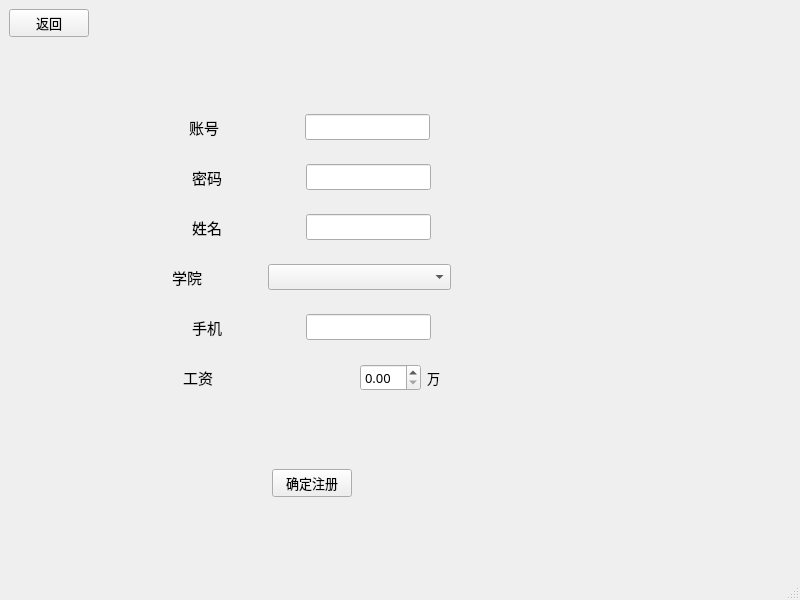
<?xml version="1.0" encoding="UTF-8"?>
<ui version="4.0">
 <class>Teacher_sign</class>
 <widget class="QMainWindow" name="Teacher_sign">
  <property name="geometry">
   <rect>
    <x>0</x>
    <y>0</y>
    <width>800</width>
    <height>600</height>
   </rect>
  </property>
  <property name="font">
   <font>
    <family>楷体</family>
    <pointsize>10</pointsize>
   </font>
  </property>
  <property name="windowTitle">
   <string>老师注册</string>
  </property>
  <widget class="QWidget" name="centralwidget">
   <layout class="QGridLayout" name="gridLayout">
    <item row="0" column="0">
     <widget class="QPushButton" name="pushButton">
      <property name="text">
       <string>返回</string>
      </property>
     </widget>
    </item>
    <item row="1" column="1">
     <widget class="QWidget" name="widget_4" native="true">
      <layout class="QVBoxLayout" name="verticalLayout">
       <item>
        <spacer name="verticalSpacer_3">
         <property name="orientation">
          <enum>Qt::Vertical</enum>
         </property>
         <property name="sizeHint" stdset="0">
          <size>
           <width>20</width>
           <height>40</height>
          </size>
         </property>
        </spacer>
       </item>
       <item>
        <widget class="QWidget" name="widget_2" native="true">
         <layout class="QHBoxLayout" name="horizontalLayout">
          <item>
           <spacer name="horizontalSpacer_4">
            <property name="orientation">
             <enum>Qt::Horizontal</enum>
            </property>
            <property name="sizeHint" stdset="0">
             <size>
              <width>76</width>
              <height>20</height>
             </size>
            </property>
           </spacer>
          </item>
          <item>
           <widget class="QLabel" name="label">
            <property name="font">
             <font>
              <family>楷体</family>
              <pointsize>11</pointsize>
             </font>
            </property>
            <property name="text">
             <string>账号</string>
            </property>
           </widget>
          </item>
          <item>
           <spacer name="horizontalSpacer_11">
            <property name="orientation">
             <enum>Qt::Horizontal</enum>
            </property>
            <property name="sizeHint" stdset="0">
             <size>
              <width>40</width>
              <height>20</height>
             </size>
            </property>
           </spacer>
          </item>
          <item>
           <spacer name="horizontalSpacer_3">
            <property name="orientation">
             <enum>Qt::Horizontal</enum>
            </property>
            <property name="sizeHint" stdset="0">
             <size>
              <width>40</width>
              <height>20</height>
             </size>
            </property>
           </spacer>
          </item>
          <item>
           <widget class="QLineEdit" name="account0"/>
          </item>
          <item>
           <spacer name="horizontalSpacer_12">
            <property name="orientation">
             <enum>Qt::Horizontal</enum>
            </property>
            <property name="sizeHint" stdset="0">
             <size>
              <width>40</width>
              <height>20</height>
             </size>
            </property>
           </spacer>
          </item>
          <item>
           <spacer name="horizontalSpacer_24">
            <property name="orientation">
             <enum>Qt::Horizontal</enum>
            </property>
            <property name="sizeHint" stdset="0">
             <size>
              <width>40</width>
              <height>20</height>
             </size>
            </property>
           </spacer>
          </item>
         </layout>
        </widget>
       </item>
       <item>
        <widget class="QWidget" name="widget_3" native="true">
         <layout class="QHBoxLayout" name="horizontalLayout_2">
          <item>
           <spacer name="horizontalSpacer_5">
            <property name="orientation">
             <enum>Qt::Horizontal</enum>
            </property>
            <property name="sizeHint" stdset="0">
             <size>
              <width>46</width>
              <height>20</height>
             </size>
            </property>
           </spacer>
          </item>
          <item>
           <widget class="QLabel" name="label_9">
            <property name="font">
             <font>
              <family>楷体</family>
              <pointsize>11</pointsize>
             </font>
            </property>
            <property name="text">
             <string>密码</string>
            </property>
           </widget>
          </item>
          <item>
           <spacer name="horizontalSpacer_6">
            <property name="orientation">
             <enum>Qt::Horizontal</enum>
            </property>
            <property name="sizeHint" stdset="0">
             <size>
              <width>40</width>
              <height>20</height>
             </size>
            </property>
           </spacer>
          </item>
          <item>
           <widget class="QLineEdit" name="password0"/>
          </item>
          <item>
           <spacer name="horizontalSpacer_28">
            <property name="orientation">
             <enum>Qt::Horizontal</enum>
            </property>
            <property name="sizeHint" stdset="0">
             <size>
              <width>40</width>
              <height>20</height>
             </size>
            </property>
           </spacer>
          </item>
         </layout>
        </widget>
       </item>
       <item>
        <widget class="QWidget" name="widget_5" native="true">
         <layout class="QHBoxLayout" name="horizontalLayout_4">
          <item>
           <spacer name="horizontalSpacer_7">
            <property name="orientation">
             <enum>Qt::Horizontal</enum>
            </property>
            <property name="sizeHint" stdset="0">
             <size>
              <width>46</width>
              <height>20</height>
             </size>
            </property>
           </spacer>
          </item>
          <item>
           <widget class="QLabel" name="label_2">
            <property name="font">
             <font>
              <family>楷体</family>
              <pointsize>11</pointsize>
             </font>
            </property>
            <property name="text">
             <string>姓名</string>
            </property>
           </widget>
          </item>
          <item>
           <spacer name="horizontalSpacer_8">
            <property name="orientation">
             <enum>Qt::Horizontal</enum>
            </property>
            <property name="sizeHint" stdset="0">
             <size>
              <width>40</width>
              <height>20</height>
             </size>
            </property>
           </spacer>
          </item>
          <item>
           <widget class="QLineEdit" name="name0"/>
          </item>
          <item>
           <spacer name="horizontalSpacer_29">
            <property name="orientation">
             <enum>Qt::Horizontal</enum>
            </property>
            <property name="sizeHint" stdset="0">
             <size>
              <width>40</width>
              <height>20</height>
             </size>
            </property>
           </spacer>
          </item>
         </layout>
        </widget>
       </item>
       <item>
        <widget class="QWidget" name="widget_7" native="true">
         <layout class="QHBoxLayout" name="horizontalLayout_6">
          <item>
           <spacer name="horizontalSpacer_17">
            <property name="orientation">
             <enum>Qt::Horizontal</enum>
            </property>
            <property name="sizeHint" stdset="0">
             <size>
              <width>46</width>
              <height>20</height>
             </size>
            </property>
           </spacer>
          </item>
          <item>
           <widget class="QLabel" name="label_6">
            <property name="font">
             <font>
              <family>楷体</family>
              <pointsize>11</pointsize>
             </font>
            </property>
            <property name="text">
             <string>学院</string>
            </property>
           </widget>
          </item>
          <item>
           <spacer name="horizontalSpacer_18">
            <property name="orientation">
             <enum>Qt::Horizontal</enum>
            </property>
            <property name="sizeHint" stdset="0">
             <size>
              <width>40</width>
              <height>20</height>
             </size>
            </property>
           </spacer>
          </item>
          <item>
           <widget class="QComboBox" name="comboBoxInstitute">
            <property name="minimumSize">
             <size>
              <width>183</width>
              <height>23</height>
             </size>
            </property>
           </widget>
          </item>
          <item>
           <spacer name="horizontalSpacer_32">
            <property name="orientation">
             <enum>Qt::Horizontal</enum>
            </property>
            <property name="sizeHint" stdset="0">
             <size>
              <width>40</width>
              <height>20</height>
             </size>
            </property>
           </spacer>
          </item>
         </layout>
        </widget>
       </item>
       <item>
        <widget class="QWidget" name="widget_8" native="true">
         <layout class="QHBoxLayout" name="horizontalLayout_7">
          <item>
           <spacer name="horizontalSpacer_19">
            <property name="orientation">
             <enum>Qt::Horizontal</enum>
            </property>
            <property name="sizeHint" stdset="0">
             <size>
              <width>46</width>
              <height>20</height>
             </size>
            </property>
           </spacer>
          </item>
          <item>
           <widget class="QLabel" name="label_7">
            <property name="font">
             <font>
              <family>楷体</family>
              <pointsize>11</pointsize>
             </font>
            </property>
            <property name="text">
             <string>手机</string>
            </property>
           </widget>
          </item>
          <item>
           <spacer name="horizontalSpacer_20">
            <property name="orientation">
             <enum>Qt::Horizontal</enum>
            </property>
            <property name="sizeHint" stdset="0">
             <size>
              <width>40</width>
              <height>20</height>
             </size>
            </property>
           </spacer>
          </item>
          <item>
           <widget class="QLineEdit" name="phone0"/>
          </item>
          <item>
           <spacer name="horizontalSpacer_31">
            <property name="orientation">
             <enum>Qt::Horizontal</enum>
            </property>
            <property name="sizeHint" stdset="0">
             <size>
              <width>40</width>
              <height>20</height>
             </size>
            </property>
           </spacer>
          </item>
         </layout>
        </widget>
       </item>
       <item>
        <widget class="QWidget" name="widget_10" native="true">
         <layout class="QHBoxLayout" name="horizontalLayout_9">
          <item>
           <spacer name="horizontalSpacer_23">
            <property name="orientation">
             <enum>Qt::Horizontal</enum>
            </property>
            <property name="sizeHint" stdset="0">
             <size>
              <width>46</width>
              <height>20</height>
             </size>
            </property>
           </spacer>
          </item>
          <item>
           <widget class="QLabel" name="label_8">
            <property name="font">
             <font>
              <family>楷体</family>
              <pointsize>11</pointsize>
             </font>
            </property>
            <property name="text">
             <string>工资</string>
            </property>
           </widget>
          </item>
          <item>
           <spacer name="horizontalSpacer">
            <property name="orientation">
             <enum>Qt::Horizontal</enum>
            </property>
            <property name="sizeHint" stdset="0">
             <size>
              <width>40</width>
              <height>20</height>
             </size>
            </property>
           </spacer>
          </item>
          <item>
           <spacer name="horizontalSpacer_25">
            <property name="orientation">
             <enum>Qt::Horizontal</enum>
            </property>
            <property name="sizeHint" stdset="0">
             <size>
              <width>40</width>
              <height>20</height>
             </size>
            </property>
           </spacer>
          </item>
          <item>
           <widget class="QDoubleSpinBox" name="salary0"/>
          </item>
          <item>
           <widget class="QLabel" name="label_3">
            <property name="text">
             <string>万</string>
            </property>
           </widget>
          </item>
          <item>
           <spacer name="horizontalSpacer_33">
            <property name="orientation">
             <enum>Qt::Horizontal</enum>
            </property>
            <property name="sizeHint" stdset="0">
             <size>
              <width>40</width>
              <height>20</height>
             </size>
            </property>
           </spacer>
          </item>
         </layout>
        </widget>
       </item>
       <item>
        <spacer name="verticalSpacer">
         <property name="orientation">
          <enum>Qt::Vertical</enum>
         </property>
         <property name="sizeHint" stdset="0">
          <size>
           <width>20</width>
           <height>40</height>
          </size>
         </property>
        </spacer>
       </item>
       <item>
        <widget class="QWidget" name="widget_9" native="true">
         <layout class="QHBoxLayout" name="horizontalLayout_8">
          <item>
           <spacer name="horizontalSpacer_21">
            <property name="orientation">
             <enum>Qt::Horizontal</enum>
            </property>
            <property name="sizeHint" stdset="0">
             <size>
              <width>40</width>
              <height>20</height>
             </size>
            </property>
           </spacer>
          </item>
          <item>
           <widget class="QPushButton" name="pushButton_2">
            <property name="text">
             <string>确定注册</string>
            </property>
           </widget>
          </item>
          <item>
           <spacer name="horizontalSpacer_22">
            <property name="orientation">
             <enum>Qt::Horizontal</enum>
            </property>
            <property name="sizeHint" stdset="0">
             <size>
              <width>40</width>
              <height>20</height>
             </size>
            </property>
           </spacer>
          </item>
         </layout>
        </widget>
       </item>
       <item>
        <spacer name="verticalSpacer_2">
         <property name="orientation">
          <enum>Qt::Vertical</enum>
         </property>
         <property name="sizeHint" stdset="0">
          <size>
           <width>20</width>
           <height>40</height>
          </size>
         </property>
        </spacer>
       </item>
      </layout>
     </widget>
    </item>
    <item row="1" column="3">
     <spacer name="horizontalSpacer_2">
      <property name="orientation">
       <enum>Qt::Horizontal</enum>
      </property>
      <property name="sizeHint" stdset="0">
       <size>
        <width>40</width>
        <height>20</height>
       </size>
      </property>
     </spacer>
    </item>
    <item row="1" column="2">
     <spacer name="horizontalSpacer_10">
      <property name="orientation">
       <enum>Qt::Horizontal</enum>
      </property>
      <property name="sizeHint" stdset="0">
       <size>
        <width>40</width>
        <height>20</height>
       </size>
      </property>
     </spacer>
    </item>
   </layout>
  </widget>
  <widget class="QMenuBar" name="menubar">
   <property name="geometry">
    <rect>
     <x>0</x>
     <y>0</y>
     <width>800</width>
     <height>26</height>
    </rect>
   </property>
  </widget>
  <widget class="QStatusBar" name="statusbar"/>
 </widget>
 <resources/>
 <connections/>
</ui>
